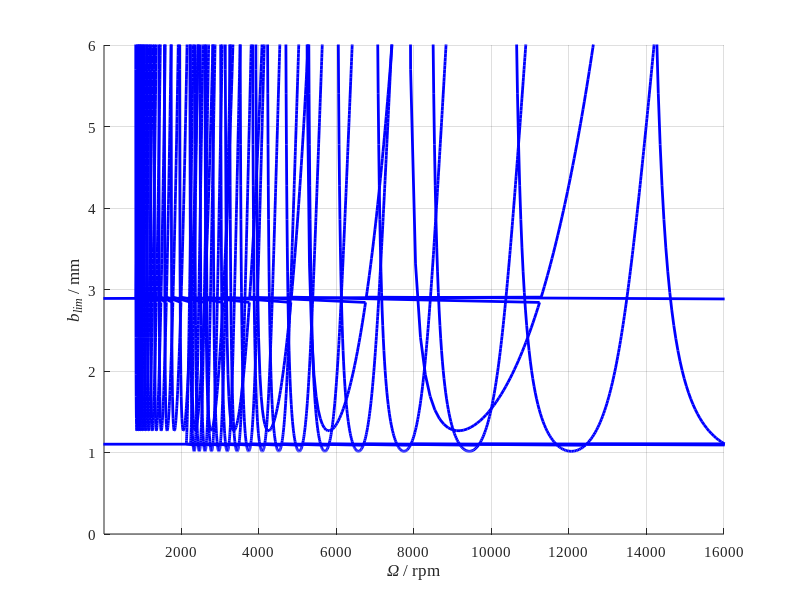

This chart was generated by the following MATLAB code:
%%%%%%%%%%%%%%%%%%%%%%%%%%%%%%%%%%%%%%%%%%%%%%
%% -------------Copyright--------------%%
%%%%%%%%%%%%%%%%%%%%%%%%%%%%%%%%%%%%%%%%%%%%%%
% Author: Jianhui Li                         %
% Time: 09/22/2019                           %
% University of British Columbia, BC, Canada %
% Affiliation:                               %
% Department of Mechanical Engineering       %
% Manufacturing Automation Laboratary        %
% E-mail: jianhui.li@alumni.ubc.ca           %
%%%%%%%%%%%%%%%%%%%%%%%%%%%%%%%%%%%%%%%%%%%%%%
%% Have some Problems: Nagetive frequency points
%%%%%%%%%%%%%%%%%%%%%%%%%%%%%%%%%%%%%%%%%%%%%
%            Zero-Order Solution            %
%%%%%%%%%%%%%%%%%%%%%%%%%%%%%%%%%%%%%%%%%%%%%
clc
clear
close all

load FRF

%% Cutting force coefficients
Kt = 1319.4e6; % N/m^2
Kn = 788.8/1319.4;
Nt = 2;

%% Cutting condition
D=31.75;       % mm
ae=D/2;
operation = 1; % down-milling

%% Cutting angle
phis = acos((D/2 - ae)/(D/2));  % (rad) the immersion angle

if operation == 0             % Up milling 
    phist = 0;                % Start angle rad
    phiex = phist + phis;     % Exit angle rad
else                          % Down milling
    phiex = pi;               % Start angle rad
    phist = phiex - phis;     % Exit angle rad
end

%% Average angle parameters
alphaxx = 0.5*(( cos(2*phiex)-2*Kn*phiex+Kn*sin(2*phiex))-( cos(2*phist)-2*Kn*phist+Kn*sin(2*phist)));
alphaxy = 0.5*((-sin(2*phiex)-2*phiex+Kn*cos(2*phiex))   -(-sin(2*phist)-2*phist+Kn*cos(2*phist)));
alphayx = 0.5*((-sin(2*phiex)+2*phiex+Kn*cos(2*phiex))   -(-sin(2*phist)+2*phist+Kn*cos(2*phist)));
alphayy = 0.5*((-cos(2*phiex)-2*Kn*phiex-Kn*sin(2*phiex))-(-cos(2*phist)-2*Kn*phist-Kn*sin(2*phist)));

%% Initialization
w = (f_start:df:f_end)'*2*pi;   % frequency, rad/s
FRFxx = FRFX;
FRFyy = FRFY;

%% Calculate Lambda
%%%%%%%%%%%%%%%%%%%%%%%%%%%%%%%%%%%
%Reference 
%Altintas, Y. (2012). Manufacturing Automation: 
%Metal Cutting Mechanics, Machine Tool Vibrations, and CNC Design. 
%Applied Mechanics Reviews (Vol. 54). https://doi.org/10.1115/1.1399383
%P156
%%%%%%%%%%%%%%%%%%%%%%%%%%%%%%%%%%%

a0 = FRFxx.*FRFyy*(alphaxx*alphayy - alphaxy*alphayx);
a1 = alphaxx*FRFxx + alphayy*FRFyy;

Lambda1 = zeros(length(w),1);
Lambda2 = zeros(length(w),1);

for cnt = 1:length(w)
    lambda	= roots([a0(cnt) a1(cnt) 1]);	% Eigenvalue 
    Lambda1(cnt) = lambda(1);
    Lambda2(cnt) = lambda(2);
    
    if (abs(Lambda1(cnt)) > abs(Lambda2(cnt)))
        temp = Lambda2(cnt);
        Lambda2(cnt) = Lambda1(cnt);
        Lambda1(cnt) = temp;
    end
    
    if(cnt > 1)
        dot_prod1 = real(Lambda2(cnt))*real(Lambda2(cnt-1)) + imag(Lambda2(cnt))*imag(Lambda2(cnt-1));
        dot_prod2 = real(Lambda2(cnt))*real(Lambda1(cnt-1)) + imag(Lambda2(cnt))*imag(Lambda1(cnt-1));
    % This part is really important. For conjugate pair, the value of dot product means the projection 
    % which can be used to find the nearest next point. See the picture in README.md. 
        if (dot_prod2 >= dot_prod1)
            temp = Lambda2(cnt);
            Lambda2(cnt) = Lambda1(cnt);
            Lambda1(cnt) = temp;
        end
    end
end

% a0 = zeros(length(w),1);
% a1 = zeros(length(w),1);
% for cnt = 1:length(w)
%     a0(cnt) = FRFxx(cnt)*FRFyy(cnt)*(alphaxx*alphayy - alphaxy*alphayx);
%     a1(cnt) = alphaxx*FRFxx(cnt) + alphayy*FRFyy(cnt);
% 
%     Lambda1(cnt) = (-1/2./a0(cnt)).*(a1(cnt) + sqrt(a1(cnt).^2 - 4*a0(cnt)));
%     Lambda2(cnt) = (-1/2./a0(cnt)).*(a1(cnt) - sqrt(a1(cnt).^2 - 4*a0(cnt)));
% end

blim1 = -(2*pi/Nt/Kt) .* (real(Lambda1) .* (1 + (imag(Lambda1)./real(Lambda1)).^2));  % m
blim2 = -(2*pi/Nt/Kt) .* (real(Lambda2) .* (1 + (imag(Lambda2)./real(Lambda2)).^2));

[index1] = find(blim1 > 0);
blim1 = blim1(index1);
blim1 = blim1 * 1e3;      % mm
w1 = w(index1);
psi1 = atan2(imag(Lambda1), real(Lambda1));
psi1 = psi1(index1);
epsilon1 = pi - 2 * psi1;

[index2] = find(blim2 > 0);
blim2 = blim2(index2);
blim2 = blim2 * 1e3;
w2 = w(index2);
psi2 = atan2(imag(Lambda2), real(Lambda2));
psi2 = psi2(index2);
epsilon2 = pi - 2 * psi2;

lobeNumber = 20;

omega1 = {lobeNumber,1};
for k = 1:lobeNumber
    omega1{k} = (60/Nt)*w1./(epsilon1 + 2*(k-1)*pi);
end

omega2 = {lobeNumber,1};
for k = 1:lobeNumber
    omega2{k} = (60/Nt)*w2./(epsilon2 + 2*(k-1)*pi);
end

figure(1)
hold on
for k = 1:lobeNumber
    plot(omega1{k},blim1, 'r','linewidth',2);
    plot(omega2{k},blim2, 'b','linewidth',2);
end

axis([0 16000 0 6])
xlabel('\it\Omega \rm/ rpm')
ylabel('\itb_{lim} \rm/ mm')
set(gca,'FontSize', 11 ,'FontName', 'Times New Roman')
set(gcf,'unit','centimeters','position',[28 5 13.53 9.03],'color','white');% word 13.5,9
set(gca,'xtick',[2000 4000 6000 8000 10000 12000 14000 16000])
grid on